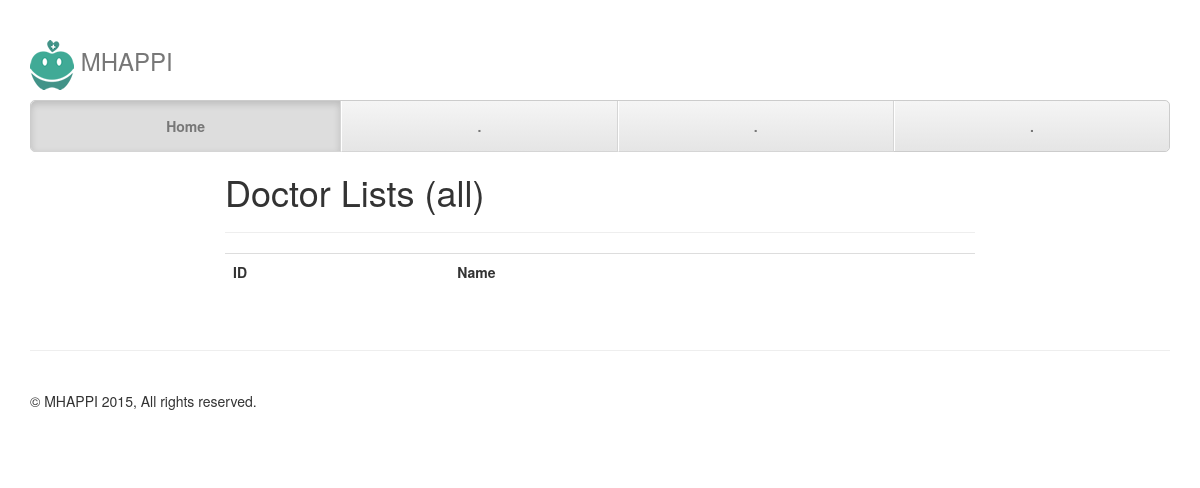
The page /list_doctor/ on the database as committed earlier.
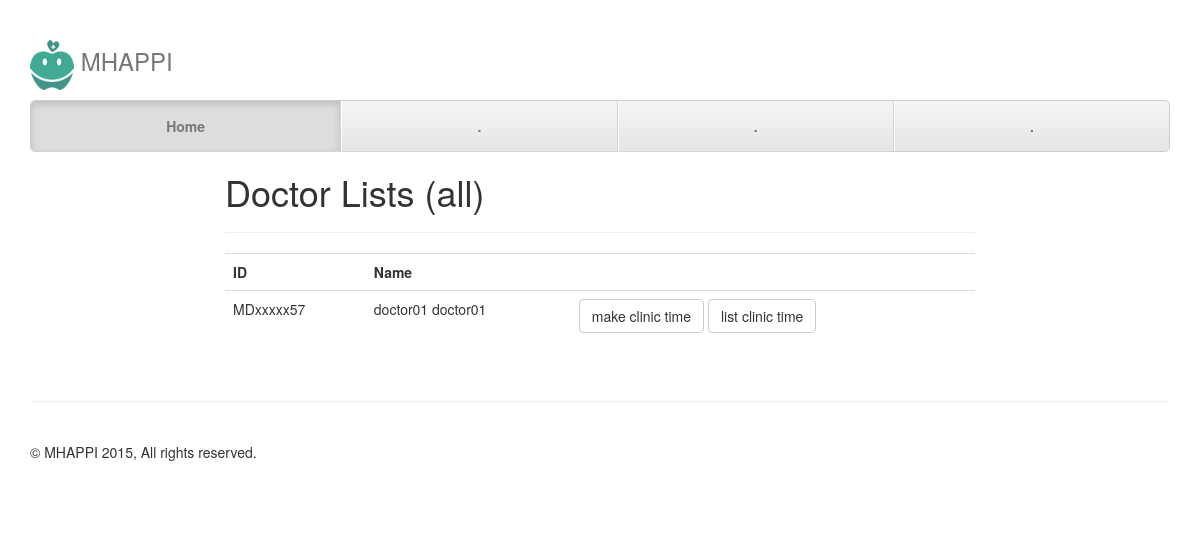
The same page on the database as committed later.
### apps/authentication/models.py (models this page shows, shortened)
class Officer(models.Model):
	GENDER_CHOICES = (
		(1, "Male"),
		(2, "Female"),
		(3, "Others"),
	)
	POSITION_CHOICES = (
		(1, "Staff"),
		(2, "Doctor"),
		(3, "Nurse"),
		(4, "Pharmacist"),
	)
	user = models.ForeignKey(User, default = 0)
	hospital_id = models.CharField(max_length = 20)
	national_id = models.CharField(max_length = 20)
	prefix_name = models.CharField(max_length = 200)
	first_name = models.CharField(max_length = 200)
	last_name = models.CharField(max_length = 200)
	gender = models.IntegerField(choices = GENDER_CHOICES)
	birthdate = models.DateField()
	address = models.CharField(max_length = 500)
	phone = models.CharField(max_length = 200)
	email = models.CharField(max_length = 200)
	specialist = models.CharField(max_length = 200)
	position = models.IntegerField(choices = POSITION_CHOICES, default = 1)

### apps/authentication/views.py (the view)
# urls.py: url(r'^list_doctor/', auth_view.list_doctor, name='list_doctor'),
def list_doctor(request):
    doctors = Officer.objects.filter(position=2)
    data = {
        'doctors' : doctors,
    }
    return render(request, 'list_doctor.html', data)

### apps/authentication/templates/list_doctor.html
{% extends "base.html" %}
{% block main %}
    <div id="login" class="row">
        <div class="col-md-8 col-md-offset-2">
            <h1>Doctor Lists (all)</h1>
            <hr/>
            <table class="table">
            	<tr>
            		<th>ID</th>
            		<th>Name</th>
            		<th></th>
            	</tr>
            	{% for doctor in doctors %}
            	<tr>
            		<td>{{ doctor.hospital_id }}</td>
            		<td>{{ doctor.first_name }} {{ doctor.last_name }}</td>
            		<td>
                        <a class="btn btn-default" href="/make_clinic_time/{{ doctor.id }}/">make clinic time</a>
            			<a class="btn btn-default" href="/list_clinic_time/{{ doctor.id }}/">list clinic time</a>
            		</td>
            	</tr>
            	{% endfor %}
            </table>
        </div>
    </div>
{% endblock %}

Rows that differ between the two databases and show on the page:
added Officer: hospital_id "MDxxxxx57", first_name "doctor01", last_name "doctor01"
